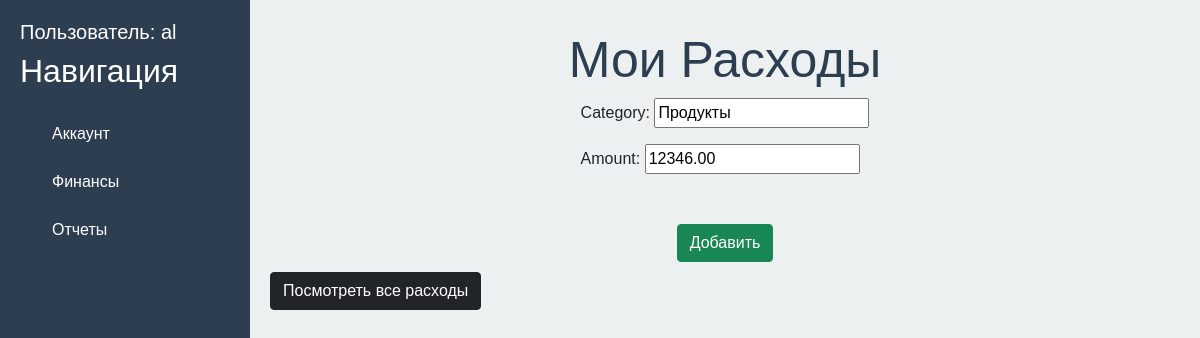
/myfinances/expense/1/update/ (signed in), run on the app's committed database.
### users/models.py (models this page shows)
class User(AbstractUser):
    pass

### finances/models.py (models this page shows, shortened)
class Expense(models.Model):
    user = models.ForeignKey(settings.AUTH_USER_MODEL, on_delete = models.CASCADE)
    category = models.CharField(max_length = 100)
    amount = models.DecimalField(max_digits = 10, decimal_places = 2, default=0)
    date = models.DateTimeField(default=timezone.now)

### finances/views.py (the view)
# urls.py: path('expense/<int:pk>/update/', views.ExpenseUpdateView.as_view(), name = 'expense_update'),   #Update/edit an expense record
class ExpenseUpdateView(UpdateView):
    model = Expense
    template_name = 'finances/expense_create.html'
    form_class = ExpenseForm
    success_url = reverse_lazy('expense_list')

### finances/forms.py
class ExpenseForm(ModelForm):
    class Meta:
        model = Expense
        fields = ['category', 'amount']

### finances/templates/finances/expense_create.html (shortened to what this page needs)
{% extends 'users/base.html'%}
{% block content %}
    <div class="features">
        <h1> Мои Расходы </h1>
        <div class="form">
            <form method="post">
                {{form.as_p}}
                <button type="submit" class="btn btn-success"> Добавить </button>
            </form>
        </div>
        <a href="{% url 'expense_list'%}" class="btn btn-dark"> Посмотреть все расходы </a>
    </div>
{% endblock %}

### users/templates/users/base.html (shortened to what this page needs)
{% load static%}
<!doctype html>
<html lang="en">
<head>
    <link href="https://cdn.jsdelivr.net/npm/bootstrap@5.0.2/dist/css/bootstrap.min.css" rel="stylesheet">
    <link rel = "stylesheet" href = "{% static 'users/css/users.css' %}">
</head>
<body>
    <aside>
        <h5> Пользователь: {{ user }} </h5>
        <h2> Навигация </h2>
        <nav>
            <ul>
                <a href = "{% url 'home' %}">
                    <li>  Аккаунт </li>
                </a>
                <a href = "{% url 'finance_home' %}">
                    <li>  Финансы </li>
                </a>
                <a href = "{% url 'report_home' %}">
                    <li>  Отчеты </li>
                </a>
            </ul>
        </nav>
    </aside>
    <main>
        {% block content %}
        {% endblock %}
    </main>
</body>
</html>

### users/static/users/css/users.css (style rules this page uses)
body { font-family: Arial, sans-serif; display: flex; height: 100vh; }
aside { width: 250px; background-color: #2c3e50; color: white; padding: 20px; height: 100vh; }
aside a { color: white; text-decoration: none; margin-bottom: 10px; padding: 10px; border-radius: 5px; }
aside a li { list-style-type: none; }
main { flex-grow: 1; background-color: #ecf0f1; padding: 20px; }
main .features h1 { font-size: 50px; margin-top: 10px; color: #2c3e50; text-align: center; }
main .features button { margin: 0 auto; display: block; margin-top:50px; }
main .features a { text-align: center; margin-top: 10px }
main .form { display: flex; justify-content: center; align-items: center; }

### data on the page
User: is_active+password+username "al"
Expense: category "Продукты", amount "12346.00"
